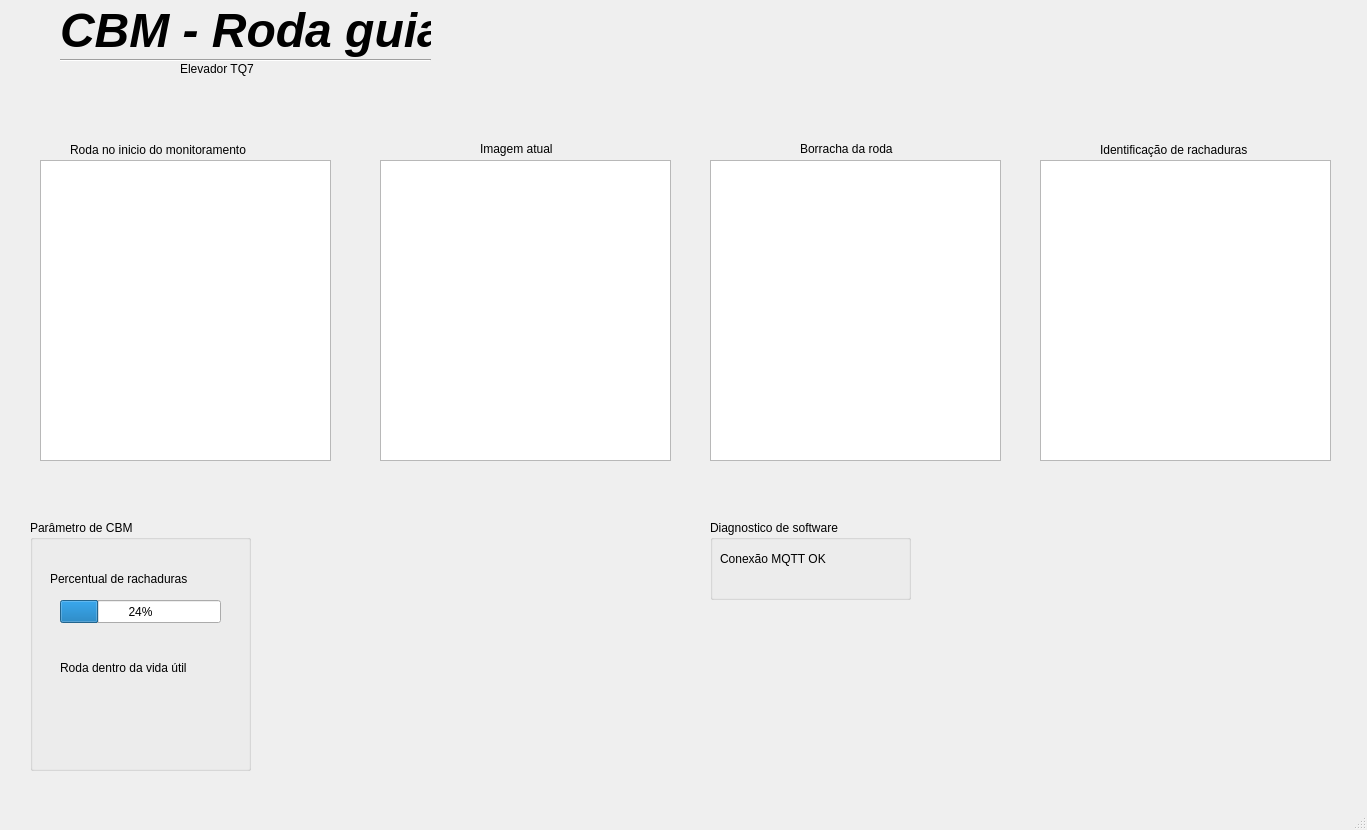
<?xml version="1.0" encoding="UTF-8"?>
<ui version="4.0">
 <class>MainWindow</class>
 <widget class="QMainWindow" name="MainWindow">
  <property name="geometry">
   <rect>
    <x>0</x>
    <y>0</y>
    <width>1367</width>
    <height>830</height>
   </rect>
  </property>
  <property name="sizePolicy">
   <sizepolicy hsizetype="Preferred" vsizetype="Preferred">
    <horstretch>0</horstretch>
    <verstretch>0</verstretch>
   </sizepolicy>
  </property>
  <property name="windowTitle">
   <string>Monitoramento por visão</string>
  </property>
  <widget class="QWidget" name="centralwidget">
   <widget class="QLabel" name="label">
    <property name="geometry">
     <rect>
      <x>60</x>
      <y>0</y>
      <width>371</width>
      <height>61</height>
     </rect>
    </property>
    <property name="font">
     <font>
      <pointsize>36</pointsize>
      <weight>75</weight>
      <italic>true</italic>
      <bold>true</bold>
     </font>
    </property>
    <property name="text">
     <string>CBM - Roda guia</string>
    </property>
   </widget>
   <widget class="QLabel" name="label_2">
    <property name="geometry">
     <rect>
      <x>180</x>
      <y>60</y>
      <width>101</width>
      <height>17</height>
     </rect>
    </property>
    <property name="text">
     <string>Elevador TQ7</string>
    </property>
   </widget>
   <widget class="Line" name="line">
    <property name="geometry">
     <rect>
      <x>60</x>
      <y>50</y>
      <width>371</width>
      <height>20</height>
     </rect>
    </property>
    <property name="orientation">
     <enum>Qt::Horizontal</enum>
    </property>
   </widget>
   <widget class="QGraphicsView" name="crop_borr">
    <property name="geometry">
     <rect>
      <x>710</x>
      <y>160</y>
      <width>291</width>
      <height>301</height>
     </rect>
    </property>
   </widget>
   <widget class="QGraphicsView" name="rachaduras">
    <property name="geometry">
     <rect>
      <x>1040</x>
      <y>160</y>
      <width>291</width>
      <height>301</height>
     </rect>
    </property>
   </widget>
   <widget class="QLabel" name="label_4">
    <property name="geometry">
     <rect>
      <x>800</x>
      <y>140</y>
      <width>121</width>
      <height>17</height>
     </rect>
    </property>
    <property name="text">
     <string>Borracha da roda</string>
    </property>
   </widget>
   <widget class="QLabel" name="label_5">
    <property name="geometry">
     <rect>
      <x>1100</x>
      <y>140</y>
      <width>191</width>
      <height>20</height>
     </rect>
    </property>
    <property name="text">
     <string>Identificação de rachaduras</string>
    </property>
   </widget>
   <widget class="QGroupBox" name="groupBox">
    <property name="geometry">
     <rect>
      <x>30</x>
      <y>520</y>
      <width>221</width>
      <height>251</height>
     </rect>
    </property>
    <property name="title">
     <string>Parâmetro de CBM</string>
    </property>
    <widget class="QProgressBar" name="progressBar">
     <property name="geometry">
      <rect>
       <x>30</x>
       <y>80</y>
       <width>161</width>
       <height>23</height>
      </rect>
     </property>
     <property name="value">
      <number>24</number>
     </property>
    </widget>
    <widget class="QLabel" name="label_6">
     <property name="geometry">
      <rect>
       <x>20</x>
       <y>50</y>
       <width>181</width>
       <height>17</height>
      </rect>
     </property>
     <property name="text">
      <string>Percentual de rachaduras</string>
     </property>
    </widget>
    <widget class="QLabel" name="label_9">
     <property name="geometry">
      <rect>
       <x>30</x>
       <y>140</y>
       <width>171</width>
       <height>16</height>
      </rect>
     </property>
     <property name="text">
      <string>Roda dentro da vida útil</string>
     </property>
    </widget>
   </widget>
   <widget class="QLabel" name="label_7">
    <property name="geometry">
     <rect>
      <x>70</x>
      <y>140</y>
      <width>231</width>
      <height>20</height>
     </rect>
    </property>
    <property name="text">
     <string>Roda no inicio do monitoramento</string>
    </property>
   </widget>
   <widget class="QGraphicsView" name="foto_inicial">
    <property name="geometry">
     <rect>
      <x>40</x>
      <y>160</y>
      <width>291</width>
      <height>301</height>
     </rect>
    </property>
   </widget>
   <widget class="QLabel" name="label_8">
    <property name="geometry">
     <rect>
      <x>480</x>
      <y>140</y>
      <width>101</width>
      <height>17</height>
     </rect>
    </property>
    <property name="text">
     <string>Imagem atual</string>
    </property>
   </widget>
   <widget class="QGraphicsView" name="foto_atual">
    <property name="geometry">
     <rect>
      <x>380</x>
      <y>160</y>
      <width>291</width>
      <height>301</height>
     </rect>
    </property>
   </widget>
   <widget class="QGroupBox" name="groupBox_2">
    <property name="geometry">
     <rect>
      <x>710</x>
      <y>520</y>
      <width>201</width>
      <height>80</height>
     </rect>
    </property>
    <property name="title">
     <string>Diagnostico de software</string>
    </property>
    <widget class="QLabel" name="label_3">
     <property name="geometry">
      <rect>
       <x>10</x>
       <y>30</y>
       <width>131</width>
       <height>17</height>
      </rect>
     </property>
     <property name="text">
      <string>Conexão MQTT OK</string>
     </property>
    </widget>
   </widget>
   <zorder>label</zorder>
   <zorder>label_2</zorder>
   <zorder>line</zorder>
   <zorder>crop_borr</zorder>
   <zorder>rachaduras</zorder>
   <zorder>label_4</zorder>
   <zorder>label_5</zorder>
   <zorder>groupBox</zorder>
   <zorder>label_7</zorder>
   <zorder>foto_inicial</zorder>
   <zorder>progressBar</zorder>
   <zorder>label_8</zorder>
   <zorder>foto_atual</zorder>
   <zorder>groupBox_2</zorder>
  </widget>
  <widget class="QMenuBar" name="menubar">
   <property name="geometry">
    <rect>
     <x>0</x>
     <y>0</y>
     <width>1367</width>
     <height>25</height>
    </rect>
   </property>
  </widget>
  <widget class="QStatusBar" name="statusbar"/>
 </widget>
 <resources/>
 <connections/>
</ui>
